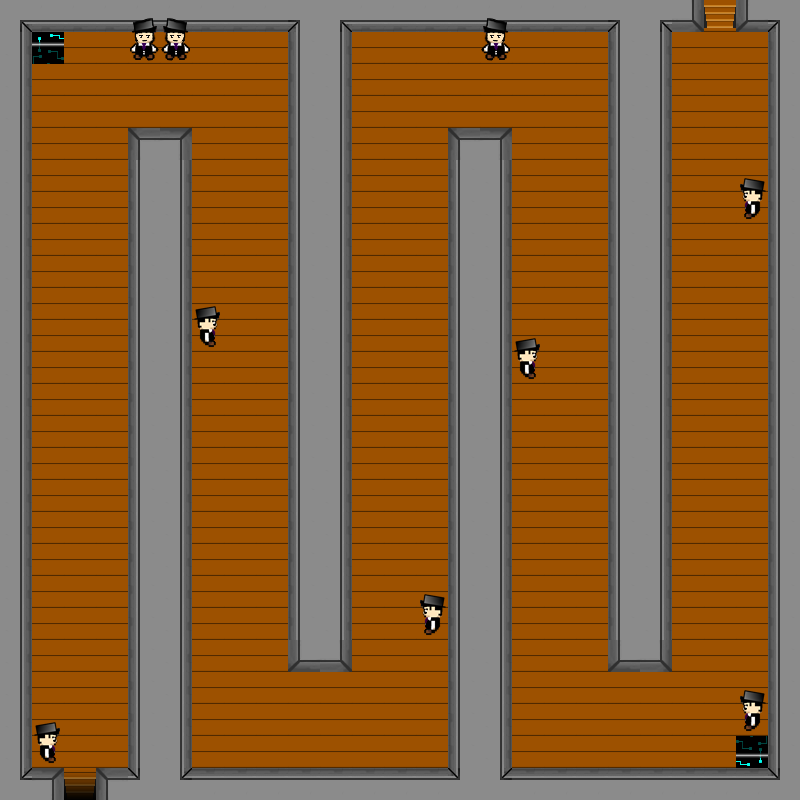

The image is a tile-based game level rendered from a .tmx file. Its description and source (layers, tilesets, objects; grid data summarised) follow:
An orthogonal 25x25 tile map with 32x32 px tiles, 4 tile layers (Camada de Tiles 1, Colisoes, Baus, Enemies), 2 hidden layers not drawn, 11 tilesets.

<map version="1.0" orientation="orthogonal" renderorder="right-down" width="25" height="25" tilewidth="32" tileheight="32" nextobjectid="1">
 <tileset firstgid="1" name="Parede" tilewidth="32" tileheight="32">
  <image source="Parede.png" width="96" height="32" />
  <tile id="0">
   <properties>
    <property name="blocked" value="blocked" />
   </properties>
  </tile>
  <tile id="1">
   <properties>
    <property name="blocked" value="blocked" />
   </properties>
  </tile>
  <tile id="2">
   <properties>
    <property name="blocked" value="blocked" />
   </properties>
  </tile>
 </tileset>
 <tileset firstgid="4" name="Tile_Madeira" tilewidth="32" tileheight="32">
  <image source="Tile_Madeira.png" width="32" height="32" />
 </tileset>
 <tileset firstgid="5" name="EscadaSubindo" tilewidth="32" tileheight="32">
  <image source="EscadaSubindo.png" width="32" height="32" />
  <tile id="0">
   <properties>
    <property name="door" value="door" />
   </properties>
  </tile>
 </tileset>
 <tileset firstgid="6" name="EscadaDescendo" tilewidth="32" tileheight="32">
  <image source="EscadaDescendo.png" width="32" height="32" />
  <tile id="0">
   <properties>
    <property name="door" value="door" />
   </properties>
  </tile>
 </tileset>
 <tileset firstgid="7" name="Bau" tilewidth="32" tileheight="32">
  <image source="Bau.png" width="32" height="32" />
  <tile id="0">
   <properties>
    <property name="chest" value="chest" />
   </properties>
  </tile>
 </tileset>
 <tileset firstgid="8" name="ParedeInvisivel" tilewidth="32" tileheight="32">
  <image source="ParedeInvisivel.png" width="32" height="32" />
  <tile id="0">
   <properties>
    <property name="blocked" value="blocked" />
   </properties>
  </tile>
 </tileset>
 <tileset firstgid="9" name="Portal1" tilewidth="32" tileheight="32">
  <image source="Portal1.png" width="32" height="32" />
  <tile id="0">
   <properties>
    <property name="blocked" value="blocked" />
    <property name="stairHome" value="1oAndarFalcao.tmx" />
   </properties>
  </tile>
 </tileset>
 <tileset firstgid="10" name="Portal2" tilewidth="32" tileheight="32">
  <image source="Portal2.png" width="32" height="32" />
  <tile id="0">
   <properties>
    <property name="blocked" value="blocked" />
    <property name="door" value="SalaChefe2.tmx" />
   </properties>
  </tile>
 </tileset>
 <tileset firstgid="11" name="VilaoMelee" tilewidth="32" tileheight="32">
  <image source="VilaoMelee.png" width="32" height="64" />
  <tile id="0">
   <properties>
    <property name="battle" value="battle" />
   </properties>
  </tile>
  <tile id="1">
   <properties>
    <property name="battle" value="battle" />
   </properties>
  </tile>
 </tileset>
 <tileset firstgid="13" name="Exclamacao" tilewidth="32" tileheight="32">
  <image source="Exclamacao.png" width="32" height="64" />
 </tileset>
 <tileset firstgid="15" name="VilaoMeleeLado" tilewidth="32" tileheight="32">
  <image source="VilaoMeleeLado.png" width="32" height="64" />
  <tile id="0">
   <properties>
    <property name="battle" value="battle" />
   </properties>
  </tile>
  <tile id="1">
   <properties>
    <property name="battle" value="battle" />
   </properties>
  </tile>
 </tileset>
 <layer name="Camada de Tiles 1" width="25" height="25">
  <data>[625 cells, 625 non-empty, 6 distinct tile ids]</data>
 </layer>
 <layer name="Colisoes" width="25" height="25" opacity="0">
  <data>[625 cells, 625 non-empty, 4 distinct tile ids]</data>
 </layer>
 <layer name="Baus" width="25" height="25">
  <data>[625 cells, 2 non-empty, 1 distinct tile ids]</data>
 </layer>
 <layer name="Baus2" width="25" height="25" visible="0">
  <data>[625 cells, 1 non-empty, 1 distinct tile ids]</data>
 </layer>
 <layer name="Enemies" width="25" height="25">
  <data>[625 cells, 18 non-empty, 4 distinct tile ids]</data>
 </layer>
 <layer name="Exclamacao" width="25" height="25" visible="0">
  <data>[625 cells, 1 non-empty, 1 distinct tile ids]</data>
 </layer>
</map>
